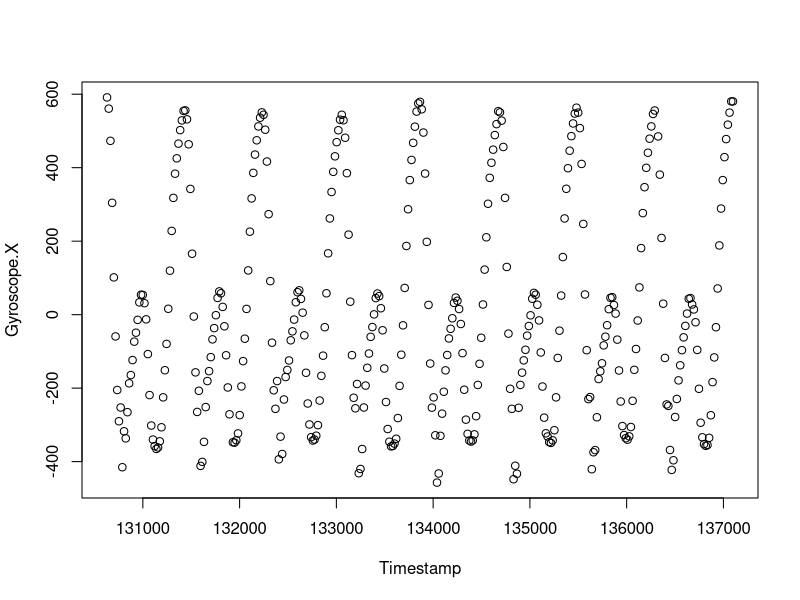
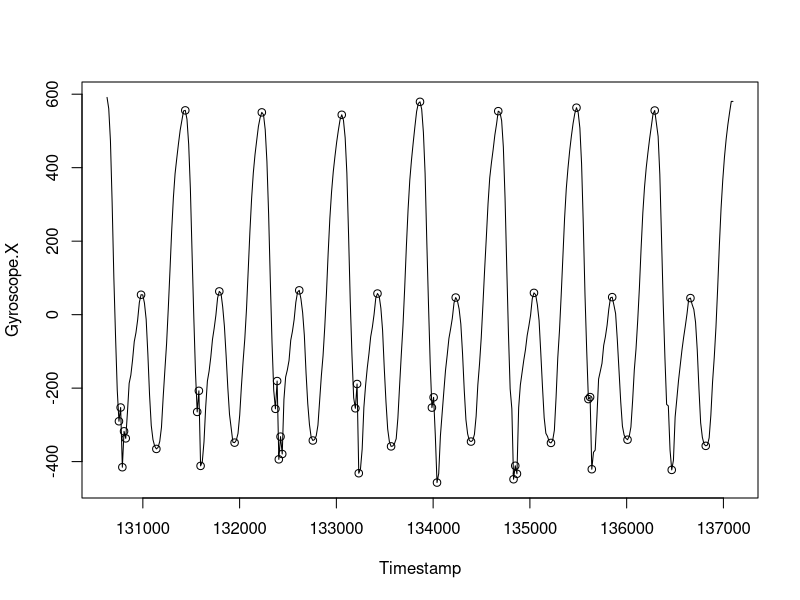

The R script that drew these images, in order:
motion.data <- read.csv("./data/tests/detect-gait-events.csv")

subset <- function(x, select) {
  
  # Column selection
  selection <- base::subset(x, select = select)
  plot(selection)
  final.bounds <- c()
  
  # Iterative subsetting
  while(T) {
    cat("Options: \n1. Select two values for subsetting \n2. Select nothing for quitting \n\n")
    bounds <- identify(selection, labels = row.names(selection))
    if(length(bounds) == 2) {
      cat(paste(select[1], "from", selection[min(bounds), 1], "to", selection[max(bounds), 1], "\n\n"))
      plot(selection, xlim = c(selection[min(bounds), 1], selection[max(bounds), 1]))
      final.bounds <- bounds
    } 
    if (length(bounds) == 0 & length(final.bounds) > 0) {
      return(x[min(final.bounds):max(final.bounds), ])
    } else {
      return(x)
    }
  }
}

motion.data.subset <- subset(motion.data, select = c("Timestamp", "Gyroscope.X"))

plot(motion.data.subset, type = "l")
x <- motion.data.subset$Timestamp
y <- motion.data.subset$Gyroscope.X

slope <- 0
for(i in 1:(length(y)-1)) {
    if(slope * (y[i] - y[i+1]) < 0) {
      points(x[i], y[i])
  }
  slope <- y[i] - y[i+1]
}
